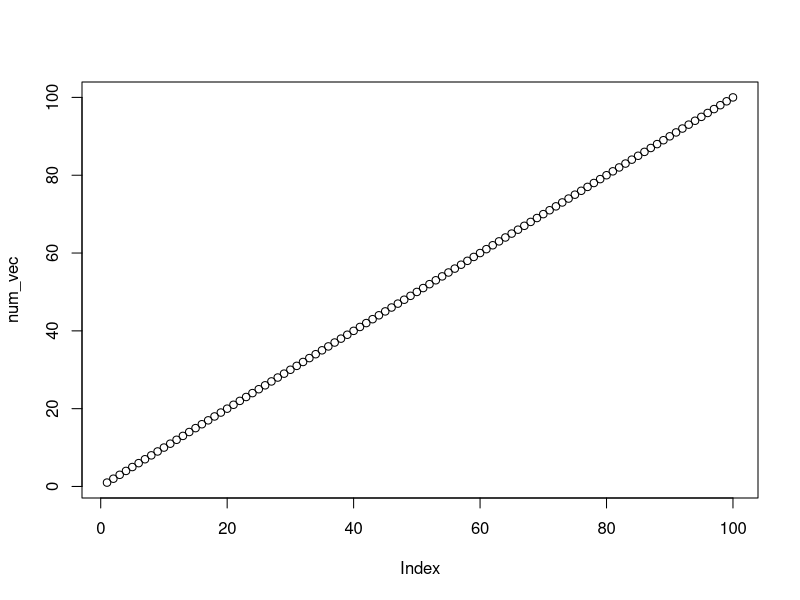
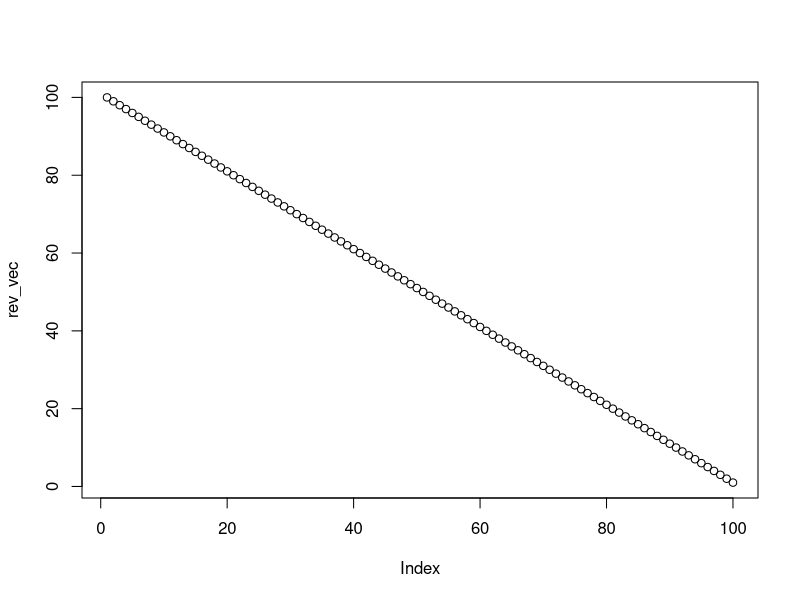

Source code (R) for these figures, in order: (Note: this script raises an error after producing the figures.)
#creating directory
dir.create('data',showWarnings = FALSE)
dir.create('figure',showWarnings = FALSE)

num_vec <- 1:100
num_vec_2 <- c(1,2,3)
rev_vec <- rev(num_vec)
char_vec <- c("a", "b", "c",4)
#vector indexing
plot(num_vec)
 plot(rev_vec)
char_vec [1] <- 'b'
char_vec [2] <- 4
char_vec [3] <- 'c'
char_vec
rm(list = ls())
ls()

#-------------- R Objects {Vector}
x_num <- c(0.5, 0.6)       ## numeric
x_logic <- c(TRUE, FALSE)    ## logical
x_logic
x_logic <- c(T, F)           ## logical
T <- 'x'
T
x_char <- c("a", "b", "c")  ## character
x_integer <- 9:29              ## integer
x_complex <- c(1+0i, 2+4i)     ## complex

#-------------- Mix objects
y_char <- c(1.7, "a")   ## character
y_char
y_num <- c(TRUE, FALSE, 2)    ## numeric
y_num
y_char <- c("a", TRUE)  ## character
y_char

#---------------Matrix

matrix()
help(matrix)
set.seed(121)
rand_vec <- sample (1:10, 1000, replace = TRUE)

mat_demo <-matrix(data = rand_vec,  nrow = 100, ncol = 10, byrow = FALSE,
       dimnames = NULL)
mat_demo

mean (rand_vec)
median(rand_vec)
mean(mat_demo)
view(mat_demo)
mean(mat_demo[,1])
apply(X = mat_demo, MARGIN = 1, FUN = mean)
apply(X = mat_demo, MARGIN = 1, FUN = min)

apply(mat_demo[, 1:5], 1,mean)
apply(mat_demo[, 6:10], 1,mean)
num_demo <- c(3,2,4,5)
idx_demo <- num_demo >2
num_demo[idx_demo]
idx_demo_eq <- num_demo ==2
idx_demo_eq
num_demo [idx_demo_eq]
heatmap(mat_demo)


#-------------- Explicit Coercion Objects
x <- 0:6
class(x)
# [1] "integer"
as.numeric(x)
# [1] 0 1 2 3 4 5 6
as.logical(x)
# [1] FALSE  TRUE  TRUE  TRUE  TRUE  TRUE  TRUE
as.character(x)
# [1] "0" "1" "2" "3" "4" "5" "6"
#----- CLASS 24 March 2022
# dreating directory
# shortcut for running the code is CTRL + ENTER (windows)
# COMMAND + ENTER
dir.create(path = 'data', showWarnings = FALSE)
dir.create(path = 'figures', showWarnings = FALSE)

#------
num_vec <- 1:100
rev_vec <- rev(num_vec)
num_vec_2 <- c(1,2,3)

char_vec <- c('a','b','c')

# c('b','a','c')
char_vec[1] <- 'b'
char_vec[2] <- 'a'
plot(num_vec)
plot(rev_vec)
plot(rev_vec)

char_vec <- c('a','b','c')


rm(list = ls())
#-------------- R Objects {Vector}
x_num <- c(0.5, 0.6)         ## numeric
x_logic <- c(TRUE, FALSE)    ## logical
x_logic2 <- c(T, F)
## logical

x_char <- c("a", "b", "c")  ## character
x_integer <- 9:29              ## integer
x_complex <- c(1+0i, 2+4i)     ## complex

#-------------- Mix objects
y_char <- c(1.7, "a")   ## character
y_num <- c(TRUE, FALSE,TRUE , 2)    ## numeric
y_char <- c("a", TRUE)  ## character

#========== MATRIX
set.seed(121)
rand_vec <- sample(x = 1:10,size = 1000,replace = TRUE)
mat_demo <- matrix(
  data = rand_vec, 
  nrow = 100, ncol = 10, byrow = FALSE,
  dimnames = NULL)
#-------
mean(rand_vec)
mean(mat_demo)
mean(mat_demo[,1])
mean(mat_demo[1,])

apply(X = mat_demo,MARGIN = 1,FUN = mean)

apply(X = mat_demo,MARGIN = 1,FUN = min)

apply(mat_demo[,1:5],1,mean)

apply(mat_demo[,6:10],1,mean)

num_demo <- c(3,2,4,5)
idx_demo <- num_demo > 2
idx_demo_eq <- num_demo == 2
num_demo[idx_demo]

num_demo[idx_demo_eq]
